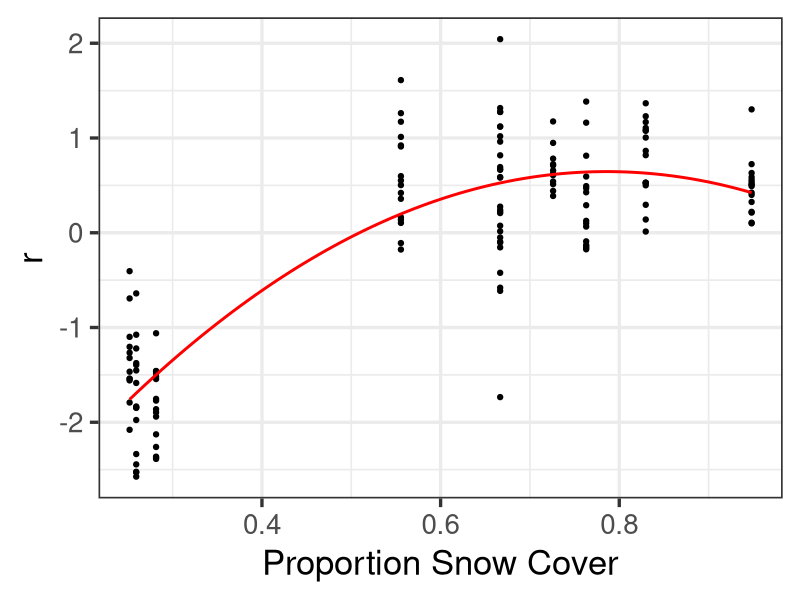
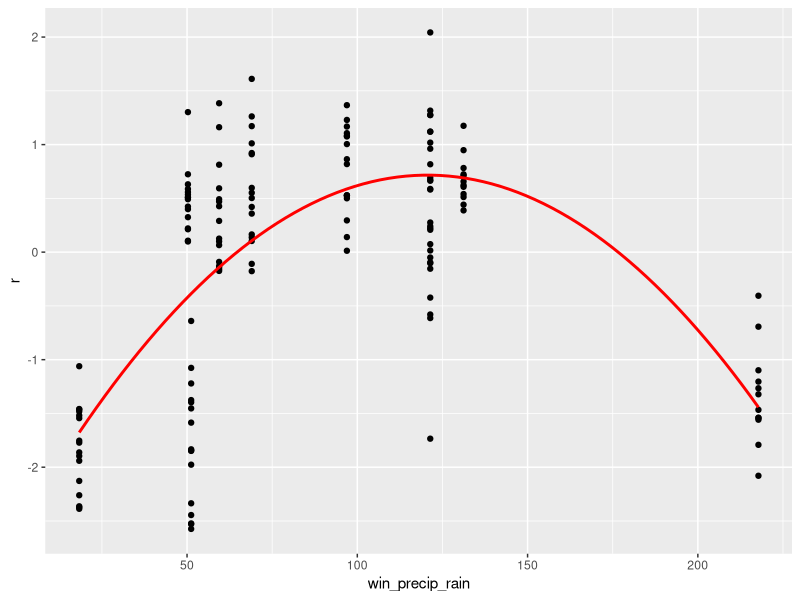
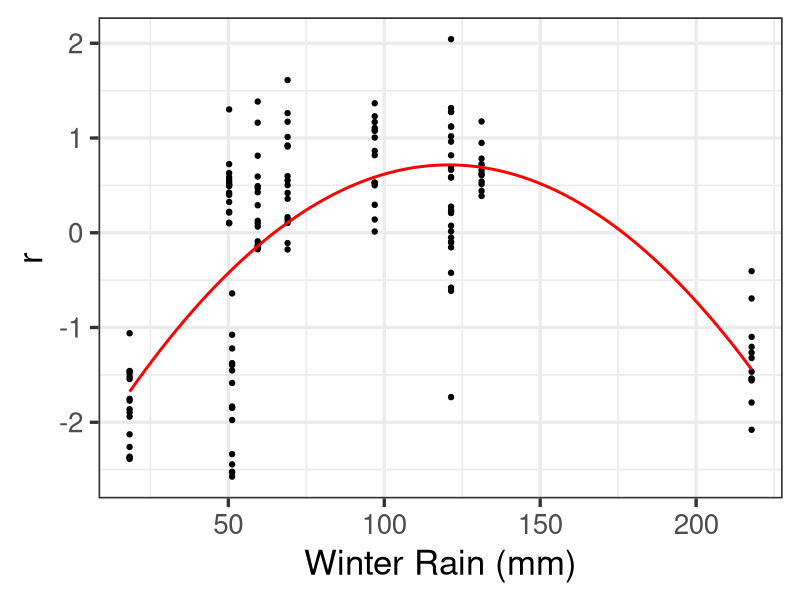
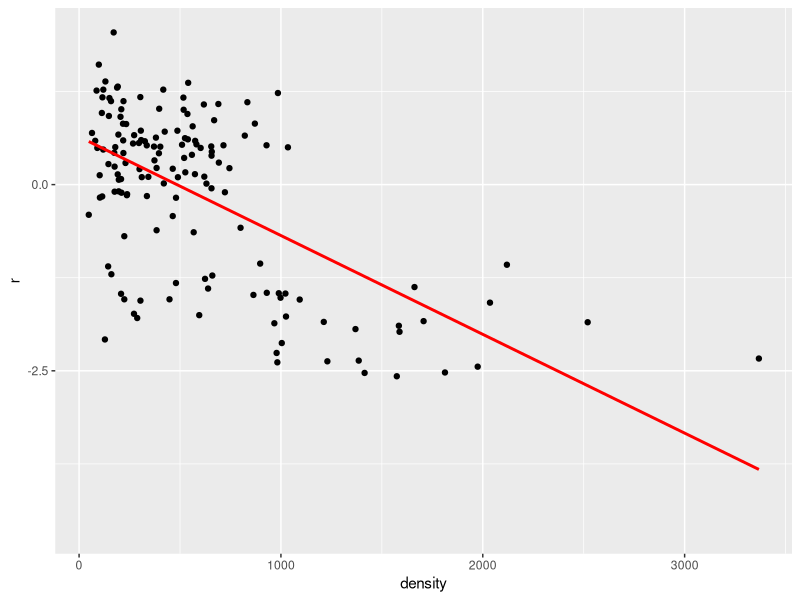
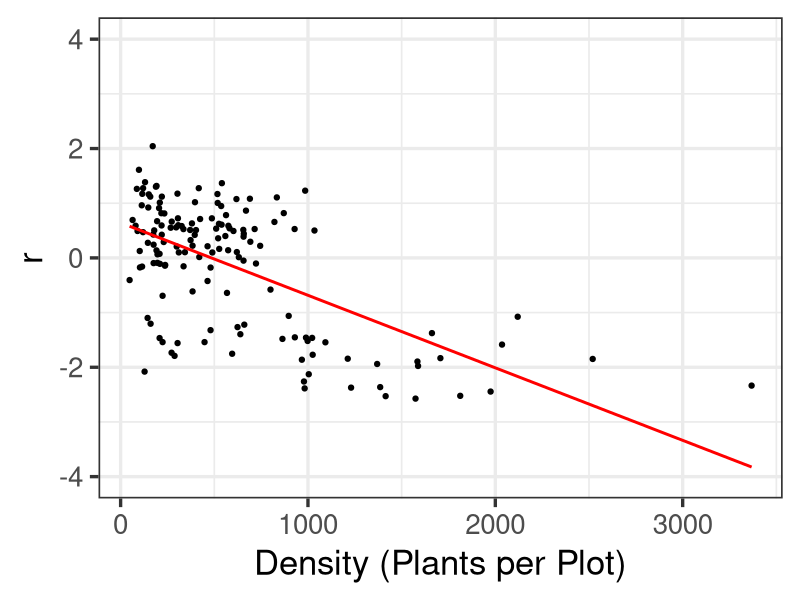
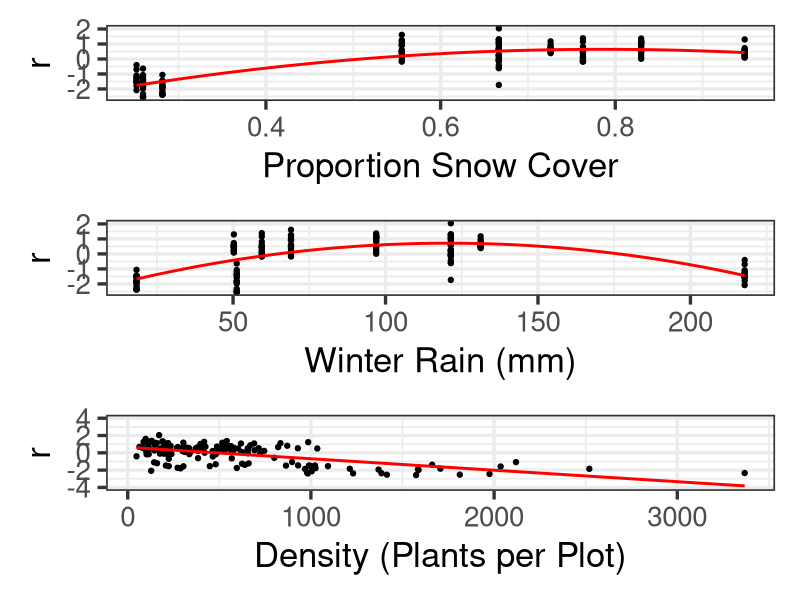
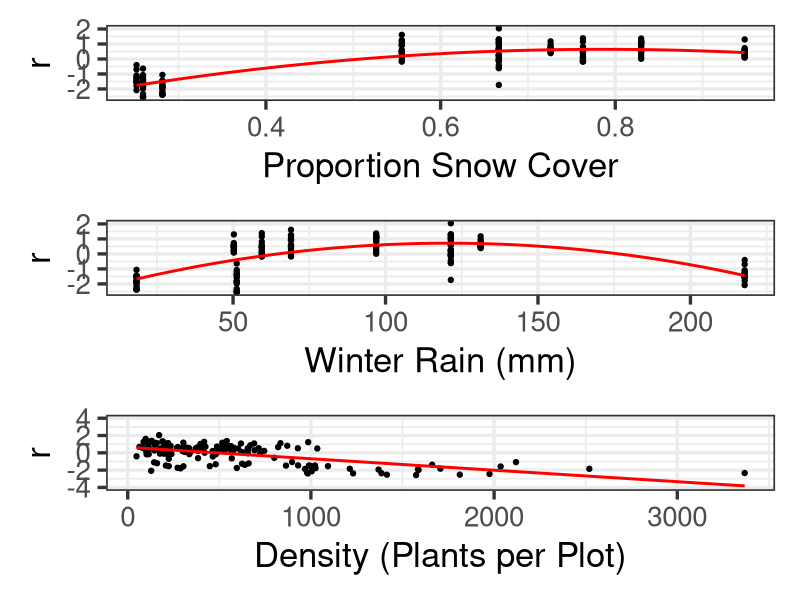
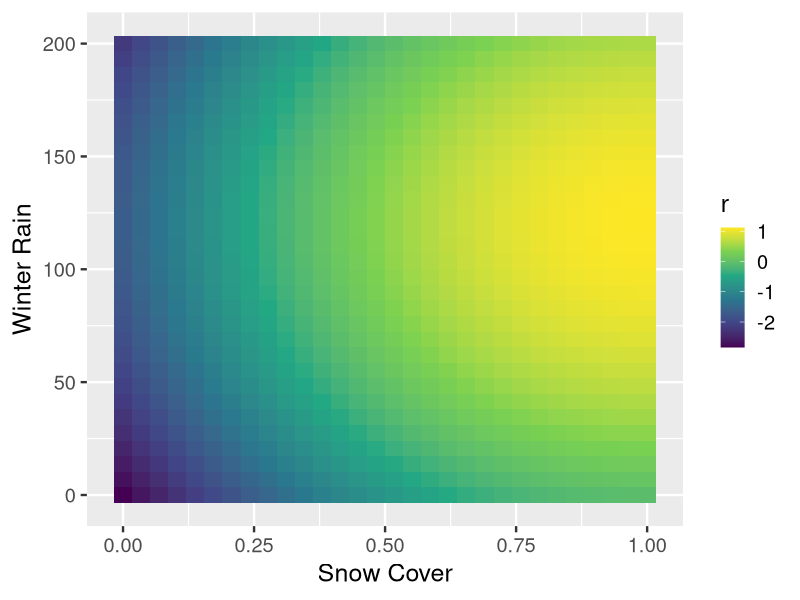

Reproduce these figures in R, in order.
# Latest rendering of figures for best fitting model
# and final data for Bromus
# 29 June 2020

# New update of data with Alden's modification for conversion of % snow cover to snow depth

#11 October 2019
library(tidyverse)
library(patchwork)
# source("Scripts/BromusLambdaFunction.R")
# -------------------------------------------------------------------------

# Script for opening and cleaning new Bromus data
# 04 Sept 2019
# NJG

# Read in data ------------------------------------------------------------

df <- read.table("CleanData/Bromus_Clean_V3_Oct-08-19.csv",sep=",",
                stringsAsFactors=FALSE, header=TRUE)
str(df)

df <- df[,-ncol(df)] # remove empty final column 
df_clean <- df[complete.cases(df),] # remove 4 missing lambda
df_preds <- df_clean[,8:18] # create dataframe of predictor variables 
df_clean$r <- log(df_clean$Lambda) # create response variable r from log(lambda)

best_preds <- df_preds[,c(6,7,11,8,3,1)]
y <- df_clean$r
x_1 <- best_preds[,1] 
x_2 <- best_preds[,2] 
x_3 <- best_preds[,3] 
x_4 <- best_preds[,4] 
x_5 <- best_preds[,5] 
x_6 <- best_preds[,6]

final_df <- data.frame(r=y, snow_cover=x_1,
                       win_precip_snow=x_2,
                       win_precip_tot=x_3,
                       win_precip_rain=x_4,
                       grow_seas_precip_rain=x_5,
                       density=x_6)

# best fitting final model
model_reduced <- lm(data=final_df,
r~poly(snow_cover,2, raw=TRUE) + 
poly(win_precip_rain,2, raw=TRUE) + 
poly(density,1, raw=TRUE))
print(model_reduced)


print(summary(model_reduced))

#-------------------------------------
# FUNCTION pred_brom_lam
# predict lambda based on snow cover, precip, and density
# input: f=fitted model, new= data frame for prediction
# output: new model coefficient
pred_brom_lam <- function(new=NULL,f=model_reduced){
  if (is.null(new)){
    x1 <- runif(10,0,1)
    x2 <- runif(10,0,200)
    x3 <- rep(0,10)
    new<- data.frame(snow_cover=x1,
                     win_precip_rain=x2,
                     density=x3)}
  
  z <- predict(object=f, newdata=new)
  return(z)
  
}
#-------------------------------------

# Figure 4. r versus snow cover
model_snow_cover <- summary(lm(data=final_df,r~poly(snow_cover,2)))
print(model_snow_cover)
Fig4 <- ggplot(data=final_df,aes(x=snow_cover,y=r)) +
  geom_point() +
  stat_smooth(method="lm", se=TRUE, fill=NA,
              formula=y ~ poly(x, 2, raw=TRUE),colour="red") +
  xlab("Proportion Snow Cover") +
  theme_bw(base_size=25)

plot(Fig4)

# Figure 5 r versus winter rain precipitation
model_win_precip_rain <- summary(lm(data=final_df,r~poly(win_precip_rain,2)))
print(model_win_precip_rain)
ggplot(data=final_df,aes(x=win_precip_rain,y=r)) +
  geom_point() +
  stat_smooth(method="lm", se=TRUE, fill=NA,
              formula=y ~ poly(x, 2, raw=TRUE),colour="red") 
Fig5 <- ggplot(data=final_df,aes(x=win_precip_rain,y=r)) +
  geom_point() +
  stat_smooth(method="lm", se=TRUE, fill=NA,
              formula=y ~ poly(x, 2, raw=TRUE),colour="red") +
  xlab("Winter Rain (mm)") +
  theme_bw(base_size=25)
plot(Fig5)




# Figure 6 r versus initial density
model_dd <- summary(lm(data=final_df,r~density))
print(model_dd)
ggplot(data=final_df,aes(x=density,y=r)) +
  geom_point() +
  stat_smooth(method="lm", se=TRUE, fill=NA,
              formula=y ~ poly(x, 1, raw=TRUE),colour="red") 

Fig6 <- ggplot(data=final_df,aes(x=density,y=r)) +
  geom_point() +
  stat_smooth(method="lm", se=TRUE, fill=NA,
              formula=y ~ poly(x, 1, raw=TRUE),colour="red") +
  xlab("Density (Plants per Plot)") +
    ylim(c(-4,4)) +
  theme_bw(base_size=25)
plot(Fig6)

Fig_Composite <- Fig4 / Fig5 / Fig6
plot(Fig_Composite)
ggsave(filename="Graphics/Composite.jpeg",
       plot=Fig_Composite,
       device="jpg",
       width=7,
       height=9,
       units="in")

## Heat map for visualizing lambda values


# construct data frame for sweeping parameter space of snow cover and winter precip
# density is held constant at N = 0
# snow cover ranges [0,1]
# winter precip rain ranges [0,200]
vec_len <- 30
snow_vec <- seq(0,1,length.out=vec_len)
precip_vec <- seq(0,200,length.out=vec_len)
hutchinson_df <- expand.grid(snow_cover=snow_vec,win_precip_rain=precip_vec)
hutchinson_df$density <- 0

# this data frame has the structure needed as input for creating a continental map
str(hutchinson_df)

# now run the pred_brom_lam() function to predict r and bind to input data frame
heat_map_data <- cbind(hutchinson_df,r=pred_brom_lam(new=hutchinson_df))
str(heat_map_data)

# construct heat map
heat_map <- ggplot(data=heat_map_data,mapping=aes(x=snow_cover,y=win_precip_rain,fill=r)) +
 geom_tile() + scale_fill_viridis_c() +
  xlab("Snow Cover") +
  ylab("Winter Rain") +
  theme_gray(base_size=18)
ggsave(filename="Graphics/HeatMap.jpeg",
       plot=heat_map,
       device="jpg",
       width=7,
       height=5,
       units="in")